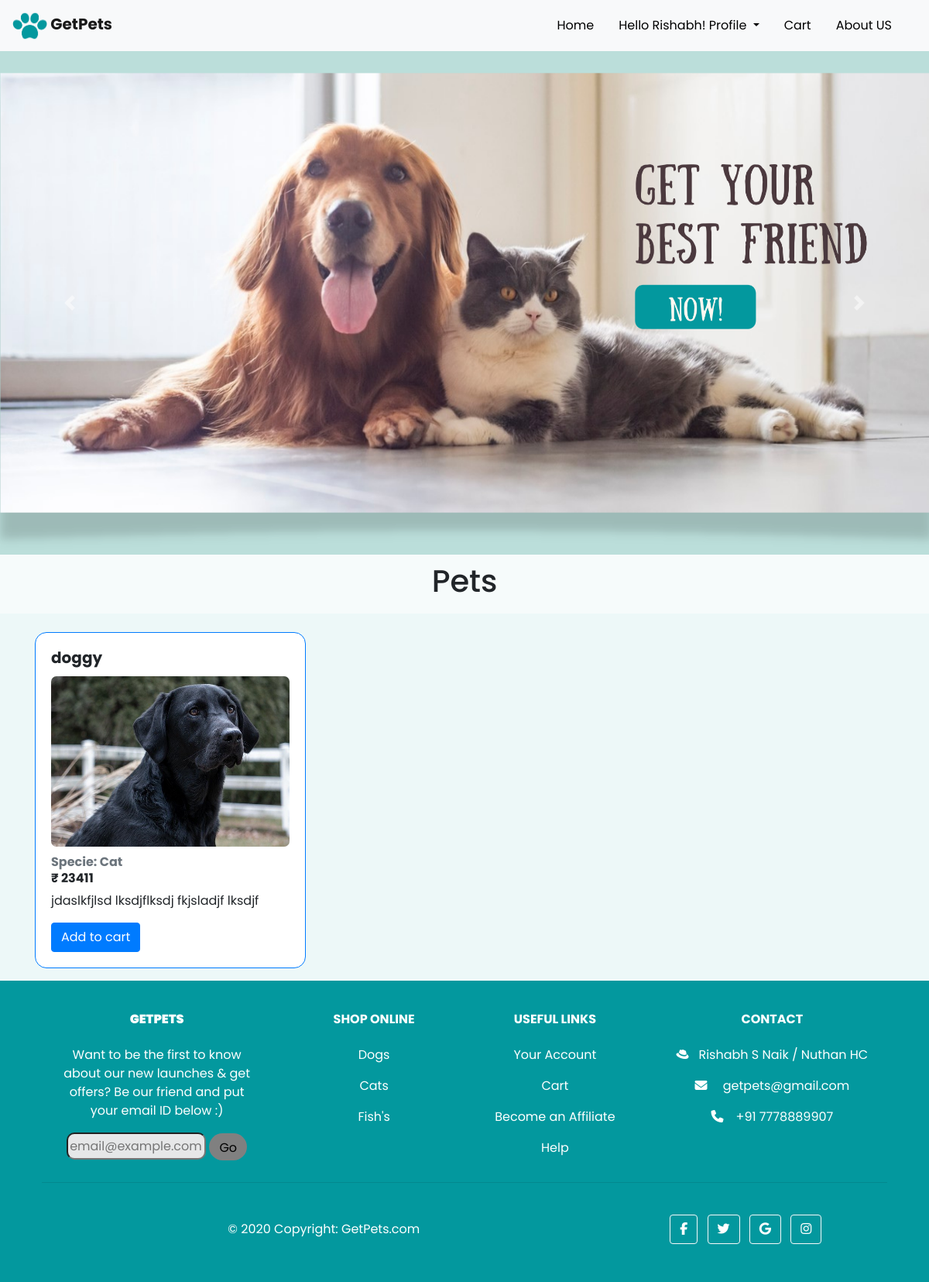
The page /welcome.php (signed in) on the database its author committed.
### tables this page shows
CREATE TABLE `pet` (
  `id` int(4) NOT NULL,
  `s_id` int(11) NOT NULL,
  `petname` varchar(20) NOT NULL,
  `specie` varchar(20) NOT NULL,
  `breed` varchar(20) NOT NULL,
  `age` int(3) NOT NULL,
  `color` varchar(20) NOT NULL,
  `image` varchar(400) NOT NULL,
  `cost` int(11) NOT NULL,
  `paragraph` varchar(300) NOT NULL
);

### getas_cards.php (the view, shortened to what this page needs)
<?php
$results = mysqli_query($conn,"SELECT * FROM pet");
?>
  <div class="container mt-4">
    <div class="row">
    <?php while($row=mysqli_fetch_array($results)){ ?>
        <div class="col-auto mb-3"  style="width: 380px;">
            <div class="card border border-primary">
                <form action="" method="post">
                <div class="card-body">
                    <h5 class="card-title"> <b><?php echo $row['petname']; ?></b></h5>
                    <img class="img_size" style="height:220px;" src="<?php echo $row['image']; ?>" alt="pet image" width="308px">
                    <h6 class="card-subtitle mb-2 text-muted"><b>Specie: <?php echo $row['specie']; ?></b></h6>
                    <h6 class="card-subtitle mb-2 "><b> ₹ <?php echo $row['cost']; ?></b></h6>
                    <p class="card-text"><?php echo $row['paragraph']; ?></p>
                    <button type="submit" name="submit" class="btn btn-primary">Add to cart</button>
                </div>
                </form>
            </div>
        </div>
        <?php } ?>
    </div>
  </div>

### templates/csstags.php (style rules this page uses)
body { background:#edf8f8; font-family: 'Poppins', sans-serif; }
.card { border-radius: 15px; }
.card-body img { border-radius: 7px; }

### rows shown on the page
pet: petname "doggy", image (picture), specie "Cat", cost "23411", paragraph "jdaslkfjlsd lksdjflksdj fkjsladjf lksdjf"

### other values the page prints
$_SESSION['username'] "Rishabh"
